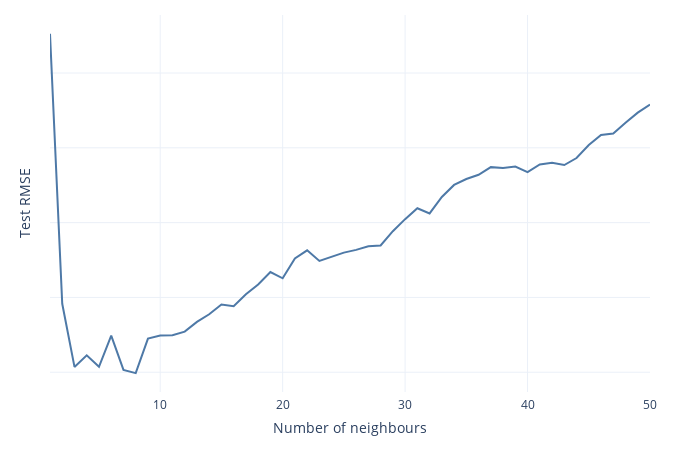

The code cell stored with this chart in its notebook:
### Markdown cell above
The problems of overfitting and underfitting arise because of the bias-variance trade-off. When model complexity is high, the learning algorithm has relatively low bias but high variance, which results in overfitting. When capacity is low, the learning algorithm has relatively low variance but high bias, which leads to underfitting.

The following figure plots the validation RMSE against the number of neighbours. 

**Activity: interpret the visualisation according to the lecture's discussion.**

### Code cell
biasvariance() # see the tutorial6.py file for the code

### Figure 1 — Plotly figure (JSON) as saved in the notebook; plotly's stock layout.template omitted (floating-point values rounded to 4 significant figures)
{"data": [{"connectgaps": true, "hovertemplate": "<b>k</b> = %{x}<br>Test RMSE</b> = %{y:.1f}<br>", "line": {"color": "#4E79A7", "width": 2}, "mode": "lines", "name": "", "showlegend": false, "type": "scatter", "x": [1, 2, 3, 4, 5, 6, 7, 8, 9, 10, 11, 12, 13, 14, 15, 16, 17, 18, 19, 20, 21, 22, 23, 24, 25, 26, 27, 28, 29, 30, 31, 32, 33, 34, 35, 36, 37, 38, 39, 40, 41, 42, 43, 44, 45, 46, 47, 48, 49, 50], "y": [215.2, 179.1, 170.7, 172.3, 170.7, 174.9, 170.3, 169.9, 174.5, 174.9, 175.0, 175.4, 176.7, 177.7, 179.1, 178.8, 180.4, 181.7, 183.4, 182.6, 185.2, 186.3, 184.9, 185.4, 186.0, 186.4, 186.8, 186.9, 188.9, 190.5, 191.9, 191.2, 193.4, 195.0, 195.8, 196.4, 197.4, 197.3, 197.5, 196.8, 197.8, 198.0, 197.7, 198.6, 200.4, 201.7, 201.9, 203.3, 204.7, 205.8]}], "layout": {"height": 450, "margin": {"b": 15, "l": 50, "pad": 4, "r": 50, "t": 15}, "width": 700, "xaxis": {"title": {"text": "Number of neighbours"}}, "yaxis": {"showticklabels": false, "title": {"text": "Test RMSE"}}}}
